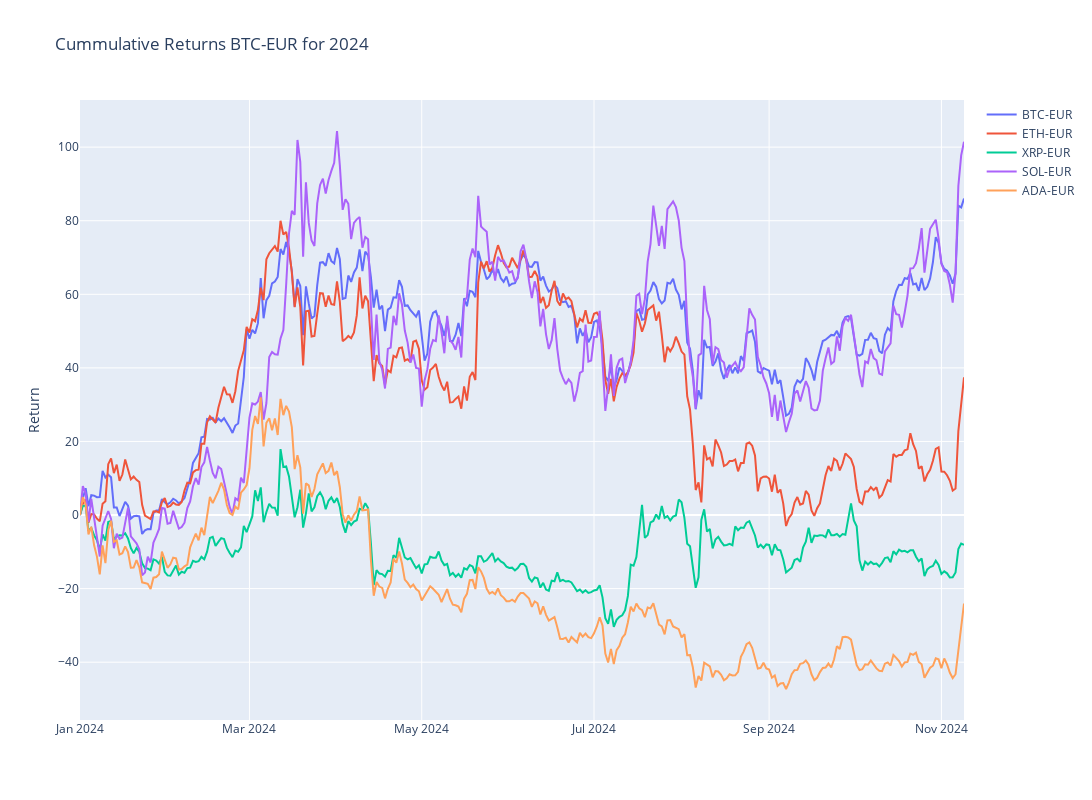

This figure's notebook cell:
### Code cell
# Plotly
fig = make_subplots()

# Graph (1,1)
# Loop all stock files and get cummulative return for year
for stock in tqdm(index_list):
    f = os.path.join("../input", stock)
    df = pd.read_csv(f+".csv",index_col="Date",parse_dates=True)
    df['Cummulative_Return'] = cumulative_return(df["Adj Close"].loc[year])
    fig.add_trace(go.Scatter(x=df['Cummulative_Return'].loc[year].index,y=df['Cummulative_Return'].loc[year],mode="lines",name=stock.split('.')[0]),row=1,col=1)

# Update xaxis properties
fig.update_yaxes(title_text="Return", row=1, col=1)

fig.update_layout(height=800, width=1300,showlegend=True,title=f"Cummulative Returns {ticker} for {year}")

fig.show()

### Figure 1 — Plotly figure (JSON) as saved in the notebook; plotly's stock layout.template omitted (floating-point values rounded to 4 significant figures; data arrays with more than 128 entries replaced by an {"elided": "..."} marker saying what was removed)
{"data": [{"mode": "lines", "name": "BTC-EUR", "type": "scatter", "x": {"elided": "314 str values"}, "xaxis": "x", "y": {"elided": "314 float values"}, "yaxis": "y"}, {"mode": "lines", "name": "ETH-EUR", "type": "scatter", "x": {"elided": "314 str values"}, "xaxis": "x", "y": {"elided": "314 float values"}, "yaxis": "y"}, {"mode": "lines", "name": "XRP-EUR", "type": "scatter", "x": {"elided": "314 str values"}, "xaxis": "x", "y": {"elided": "314 float values"}, "yaxis": "y"}, {"mode": "lines", "name": "SOL-EUR", "type": "scatter", "x": {"elided": "314 str values"}, "xaxis": "x", "y": {"elided": "314 float values"}, "yaxis": "y"}, {"mode": "lines", "name": "ADA-EUR", "type": "scatter", "x": {"elided": "314 str values"}, "xaxis": "x", "y": {"elided": "314 float values"}, "yaxis": "y"}], "layout": {"height": 800, "showlegend": true, "title": {"text": "Cummulative Returns BTC-EUR for 2024"}, "width": 1300, "xaxis": {"anchor": "y", "domain": [0, 1]}, "yaxis": {"anchor": "x", "domain": [0, 1], "title": {"text": "Return"}}}}
